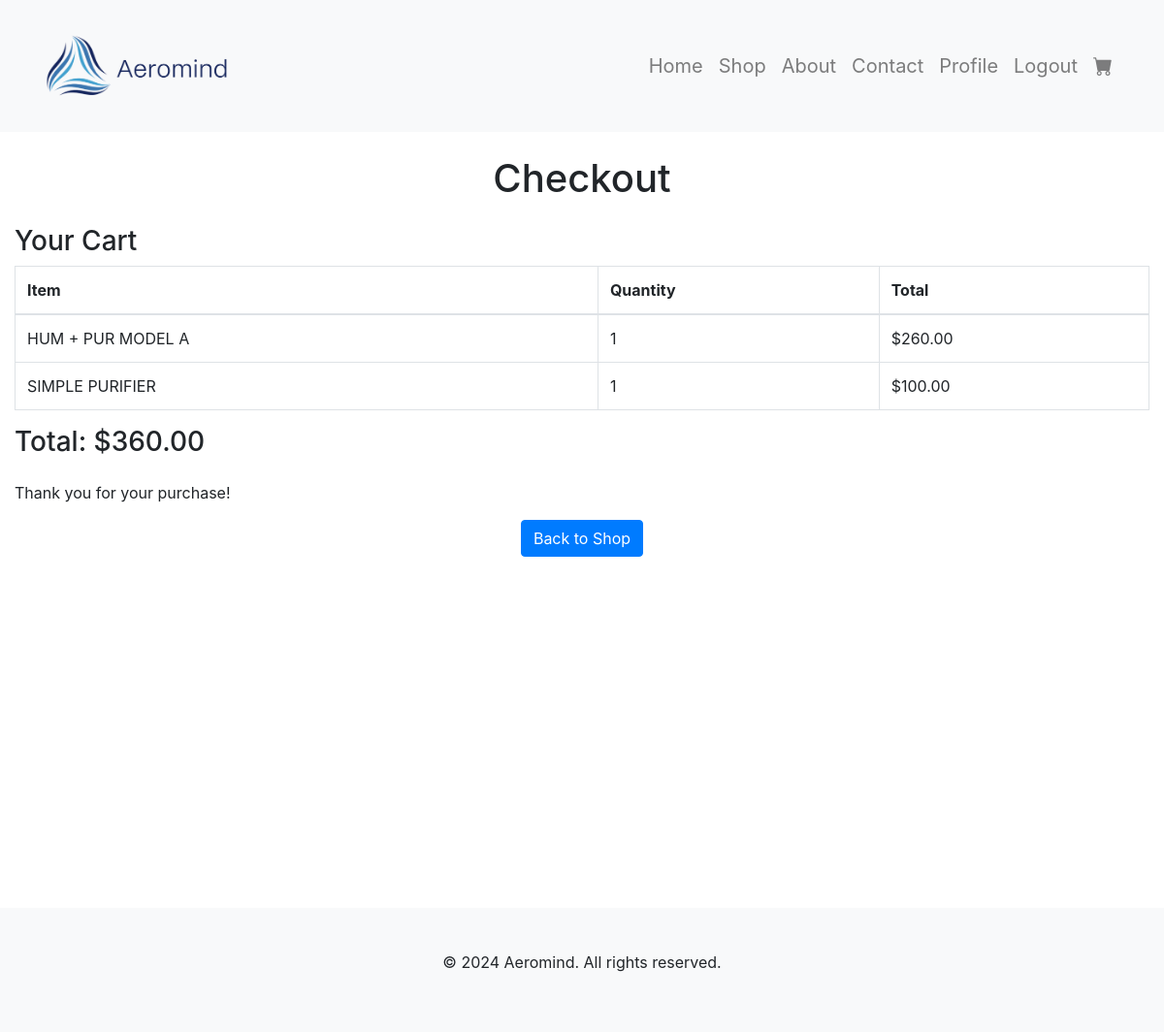
/cart/checkout/ (signed in), run on the app's committed database.
### cart/models.py (models this page shows, shortened)
class CartItem(models.Model):
    cart = models.ForeignKey(Cart, related_name='cart_items', on_delete=models.CASCADE)
    item = models.ForeignKey(Item, on_delete=models.CASCADE)
    quantity = models.PositiveIntegerField(default=1)
    def total_price(self):
        return self.item.price * self.quantity

class Cart(models.Model):
    user = models.OneToOneField(User, on_delete=models.CASCADE, related_name='cart')
    created_at = models.DateTimeField(auto_now_add=True)
    def total(self):
        return sum(item.total_price() for item in self.cart_items.all())

### catalog/models.py (models this page shows, shortened)
class Item(models.Model):
    category = models.ForeignKey(Category, on_delete=models.CASCADE)
    subcategory = models.ForeignKey(SubCategory, on_delete=models.SET_NULL, null=True, blank=True)
    name = models.CharField(max_length=200)
    description = models.TextField()
    price = models.DecimalField(max_digits=10, decimal_places=2)
    image = models.ImageField(upload_to='items/')

### cart/views.py (the view)
# urls.py: path('checkout/', views.checkout, name='checkout'),
@login_required
def checkout(request):
    cart, created = Cart.objects.get_or_create(user=request.user)
    return render(request, 'cart/checkout.html', {'cart': cart})

### cart/templates/cart/checkout.html (shortened to what this page needs)
{% extends "core/base.html" %}
{% block content %}
<div class="container-fluid d-flex flex-column" style="min-height: 100vh;">
    <div class="flex-grow-1">
        <h1 class="text-center my-4">Checkout</h1>
        {% if cart.cart_items.all %}
            <h3>Your Cart</h3>
            <table class="table table-bordered">
                <thead>
                    <tr>
                        <th>Item</th>
                        <th>Quantity</th>
                        <th>Total</th>
                    </tr>
                </thead>
                <tbody>
                    {% for item in cart.cart_items.all %}
                        <tr>
                            <td>{{ item.item.name }}</td>
                            <td>{{ item.quantity }}</td>
                            <td>${{ item.total_price }}</td>
                        </tr>
                    {% endfor %}
                </tbody>
            </table>
            <h3>Total: ${{ cart.total }}</h3>
            <p class="mt-4">Thank you for your purchase!</p>
            <div class="text-center mt-3">
                <a href="{% url 'catalog:catalog_home' %}" class="btn btn-primary">Back to Shop</a>
            </div>
        {% else %}
            <p class="text-center">Your cart is empty!</p>
            <div class="text-center">
                <a href="{% url 'catalog:catalog_home' %}" class="btn btn-primary">Continue Shopping</a>
            </div>
        {% endif %}
    </div>
</div>
{% endblock %}

### core/static/core/style.css (style rules this page uses)
.btn-primary { background-color: #007BFF; border: none; transition: background-color 0.3s ease; }

### data on the page
CartItem: item.name "HUM + PUR MODEL A", quantity "1", total_price "260.00"
CartItem: item.name "SIMPLE PURIFIER", quantity "1", total_price "100.00"
Cart: total "360.00"
